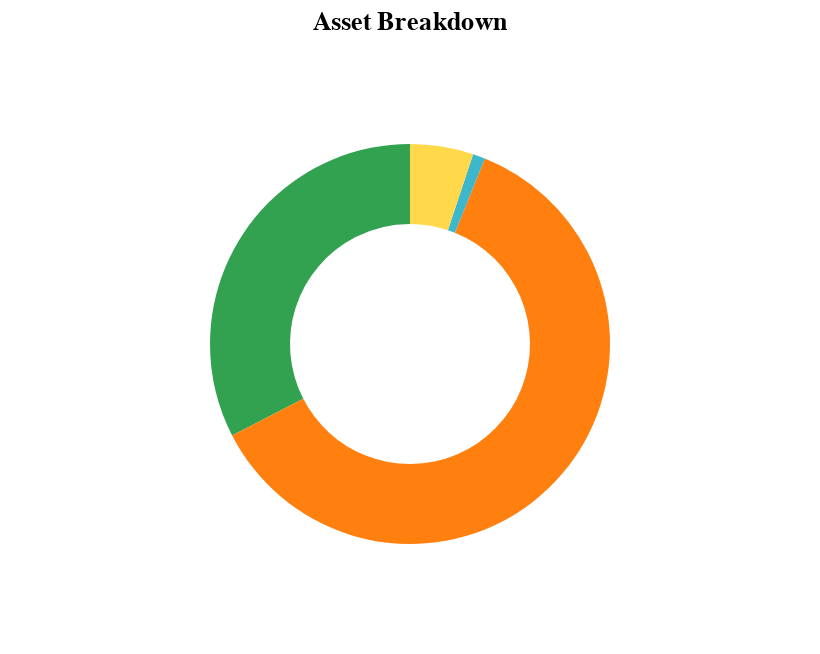

The notebook cell this image was saved under:
### Code cell
# silo asset breakdown 
dmax = data.timestamp.max()
df_last = data.loc[(data.timestamp == dmax) & (data.variable != 'bdv_total')] 
df_pie = pd.DataFrame(
    {
        'category': df_last.variable.values.tolist(), 
        'value': df_last.value.values.tolist(), 
        'label': [
            f"{c}: {int(v):,} \n({v / df_last.value.sum():.1%})" 
            for c, v in zip(df_last.variable.values, df_last.value.values)
        ]
    }
)

chart_pie = (
    alt.Chart(df_pie, title="Asset Breakdown")
    .encode(
        theta=alt.Theta("value:Q", stack=True),
        color=alt.Color(
            "category:N", 
            legend=None, 
            scale=alt.Scale(
                domain=lmetrics, 
                range=[colors[m] for m in lmetrics]
            )
        ),
        tooltip="label:N"
    )
    .mark_arc(outerRadius=100, innerRadius=60)
)
chart_pie

### Figure 1 — Vega-Lite specification as saved in the notebook (floating-point values rounded to 4 significant figures)
{"config": {"view": {"continuousWidth": 400, "continuousHeight": 300}}, "data": {"name": "data-dc587bde6e185e945aa793235d8dcb05"}, "mark": {"type": "arc", "innerRadius": 60, "outerRadius": 100}, "encoding": {"color": {"field": "category", "legend": null, "scale": {"domain": ["bdv_ur_bean", "bdv_ur_bean_3crv", "bdv_bean_3crv", "bdv_bean"], "range": ["#32A251", "#FF7F0F", "#3CB7CC", "#FFD94A"]}, "type": "nominal"}, "theta": {"field": "value", "stack": true, "type": "quantitative"}, "tooltip": {"field": "label", "type": "nominal"}}, "title": "Asset Breakdown", "$schema": "https://vega.github.io/schema/vega-lite/v4.17.0.json", "datasets": {"data-dc587bde6e185e945aa793235d8dcb05": [{"category": "bdv_ur_bean", "value": 13410000.0, "label": "bdv_ur_bean: 13,414,857 \n(32.6%)"}, {"category": "bdv_ur_bean_3crv", "value": 25280000.0, "label": "bdv_ur_bean_3crv: 25,277,311 \n(61.3%)"}, {"category": "bdv_bean_3crv", "value": 408300.0, "label": "bdv_bean_3crv: 408,334 \n(1.0%)"}, {"category": "bdv_bean", "value": 2107000.0, "label": "bdv_bean: 2,107,035 \n(5.1%)"}]}}
